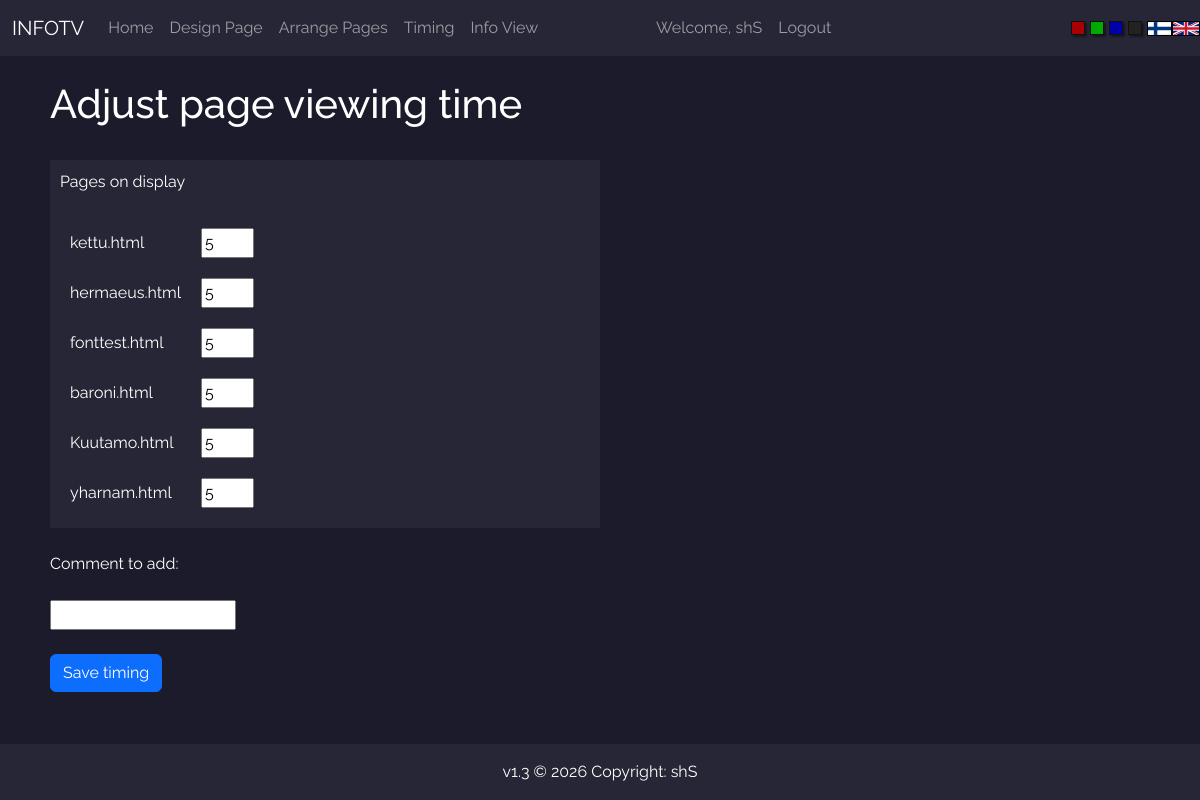
/timing (signed in), run on the app's committed database.
### FlaskTV/models.py (models this page shows, shortened)
class User(db.Model, UserMixin):
    id = db.Column(db.Integer(), primary_key=True)
    username = db.Column(db.String(length=30), nullable=False, unique=True)
    email_address = db.Column(db.String(length=50), nullable=False, unique=True)
    password_hash = db.Column(db.String(length=60), nullable=False)
    modified_pages = db.relationship('Page', backref='owned_user', lazy=True)
    @property
    def password(self):
        return self.password

class Page(db.Model):
    id = db.Column(db.Integer(), primary_key=True)
    name = db.Column(db.String(length=255), nullable=False)
    file = db.Column(db.String(length=255), nullable=False)
    time = db.Column(db.Integer(), nullable=False)
    owner = db.Column(db.Integer(), db.ForeignKey('user.id'), nullable=False)
    enabled = db.Column(db.Boolean(), nullable=False)

### FlaskTV/routes.py (the view, shortened to what this page needs)
@app.route('/timing', methods=['GET', 'POST'])
@login_required
def timing_page():
    do_pages_exist()
    get_lang_prefix()
    timingform = langs.FORMS[langs.PREFIX]['timingform']()
    pages = Page.query.all()
    enabled = Page.query.filter_by(enabled=1).all()
    return render_template(f'{langs.PREFIX}/timing.html', pages=enabled, timingform=timingform)

### FlaskTV/forms.py
class TimingForm(FlaskForm):
    comments = StringField(label='Comment to add:', validators=[Optional()])
    submit = SubmitField(label='Save timing')

### FlaskTV/models.py (called while the page is built)
@login_manager.user_loader
def load_user(user_id):
    return User.query.get(int(user_id))

### FlaskTV/routes.py (called while the page is built, shortened)
def do_pages_exist():
    pages = Page.query.all()
    path = os.path.join(os.getcwd(), 'FlaskTV', 'templates', 'info_pages')
    files = os.listdir(path)
    modified = False
    for page in pages:
        if page.file not in files:
            pages.remove(page)
            modified = True
    return True

def get_lang_prefix():
    lang_prefix = 'en'
    if request.cookies.get('lang') == 'fi':
        lang_prefix = 'fi'
    langs.PREFIX = lang_prefix
    return lang_prefix

### FlaskTV/templates/en/timing.html (shortened to what this page needs)
{% extends 'base.html' %}
{% block content %}
<h1>Adjust page viewing time</h1>
<br />
<form method="POST">
<div class="container w-50 s-accent" style="margin:0px; padding:10px;">
    <div class="row">
        <div class="col-8">
            Pages on display
        </div>
    </div>
    <br />
    <div class="row">
        <div class="col-8">
            <table>
            {% for page in pages %}
                <tr>
                    <td>{{ page.file }}</td>
                    <td><input type="number" name="file-{{ page.file }}" value="{{ page.time }}" min="0" max="60"></td>
                </tr>
            {% endfor %}
            </table>
        </div>
    </div>
</div>
<br />
{{ timingform.comments.label }}
<br /><br />
{{ timingform.comments }}
<br /><br />
{{ timingform.submit(class="btn btn-primary me-auto btn-primary") }}
</form>
{% endblock %}

### FlaskTV/templates/en/nav.html (shortened to what this page needs)
{% if request.cookies.get("theme") == "white" %}
<nav class="navbar navbar-expand-md navbar-light s-accent">
{% else %}
<nav class="navbar navbar-expand-md navbar-dark s-accent">
{% endif %}
      <div class="container-fluid">
      <a class="navbar-brand" href="#">INFOTV</a>
      <div class="navbar-collapse multi-collapse collapse w-100" id="navbarNav">
        <ul class="navbar-nav mr-auto">
            <li class="nav-item active">
                <a class="nav-link" href="{{ url_for('home_page') }}">Home</a>
            </li>
            <li class="nav-item">
                <a class="nav-link" href="{{ url_for('design_page') }}">Design Page</a>
            </li>
            <li class="nav-item">
                <a class="nav-link" href="{{ url_for('arrange_page') }}">Arrange Pages</a>
            </li>
            <li class="nav-item">
                <a class="nav-link" href="{{ url_for('timing_page') }}">Timing</a>
            </li>
            <li class="nav-item">
                <a class="nav-link" href="{{ url_for('view_page') }}">Info View</a>
            </li>
        </ul>
        </div>
        {% if current_user.is_authenticated %}
        <div class="w-75 navbar-collapse multi-collapse collapse" id="navbarCred">
        <ul class="navbar-nav ml-auto">
            <li class="nav-item">
                <a class="nav-link" href="{{ url_for('profile_page') }}">Welcome, {{ current_user.username }}</a>
            </li>
            <li class="nav-item">
                <a class="nav-link" href="{{ url_for('logout_page') }}">Logout</a>
            </li>
        </ul>
      </div>
        {% endif %}
    </div>
    <div class="s-row">
        <a href="/set/red"><div class="s-square s-red"></div></a>
        <a href="/set/green"><div class="s-square s-green"></div></a>
        <a href="/set/blue"><div class="s-square s-blue"></div></a>
        <a href="/set/black"><div class="s-square s-black"></div></a>
        <a href="/lang/fi">
        <div class="f-fin-box">
            <div class="f-fin"></div>
        </div></a>
        <a href="/lang/en">
        <div class="f-en-box">
            <div class="f-en"></div>
        </div></a>
    </div>
    </nav>

### FlaskTV/static/base.css (style rules this page uses)
body { font-family: 'Raleway', sans-serif; font-size: 1.0em; }
.s-row { display: flex; justify-items: flex-start; }
.s-square { height: 14px; width: 14px; border: 1px solid #111; box-shadow: 2px 2px 2px 0px rgba(0, 0, 0, 0.4); margin-right: 5px; }
.s-red { background-color: #a00; }
.s-green { background-color: #0a0; }
.s-blue { background-color: #00a; }
.s-black { background-color: #222; }
.f-fin { width: 100%; height: 100%; background-size: contain; }
.f-en { width: 100%; height: 100%; background-size: contain; }
.f-fin-box { width: 25px; height:15px; border: 1px solid #000; }
.f-en-box { width: 28px; height:15px; border: 1px solid #000; }
th, td { padding: 10px; }

### FlaskTV/static/blue.css (style rules this page uses)
body { background-color: #1b1b2b; color: #fff; position: relative; }
.s-accent { color: #fff; background-color: #262636; }

### data on the page
User: username "shS"
Page: file "kettu.html", time "5"
Page: file "hermaeus.html", time "5"
Page: file "fonttest.html", time "5"
Page: file "baroni.html", time "5"
Page: file "Kuutamo.html", time "5"
Page: file "yharnam.html", time "5"

### other printed values
{{ timingform.comments.label }} "Comment to add:"
